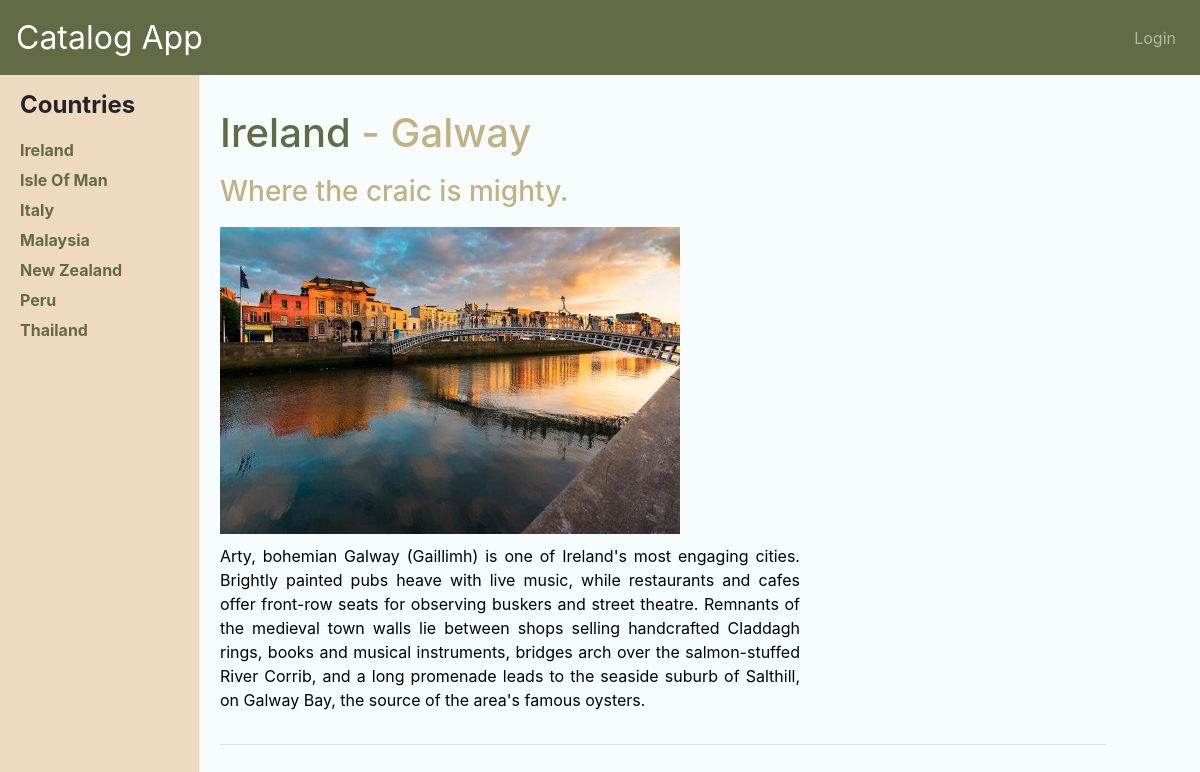
Screenshot of /countries/Ireland/highlights/Galway/description with the database file from the repository.
### database_setup.py (models this page shows, shortened)
class Country(Base):
    __tablename__ = 'country'
    id = Column(Integer, primary_key=True)
    name = Column(String(50), nullable=False, unique=True)
    user_id = Column(Integer, ForeignKey('user.id'))
    user = relationship(User)

class Highlight(Base):
    __tablename__ = 'highlight'
    id = Column(Integer, primary_key=True)
    name = Column(String(50), nullable=False, unique=True)
    prologue = Column(String(convert_unicode=True), nullable=False)
    description = Column(String(convert_unicode=True), nullable=False)
    img_url = Column(String(convert_unicode=True), nullable=True)
    country_id = Column(Integer, ForeignKey('country.id'))
    country = relationship(Country)
    user_id = Column(Integer, ForeignKey('user.id'))
    user = relationship(User)

### application.py (the view)
@app.route('/countries/<country_name>/highlights/<highlight_name>/description')
def highlightDescription(country_name, highlight_name):
    country = session.query(Country).filter_by(name=country_name).first()
    if country is None:
        return error('Unable to find Country "%s" in database.' % country_name)
    highlight = session.query(Highlight).filter_by(country_id=country.id,
                                                   name=highlight_name).first()
    if highlight is not None:
        countries = session.query(Country).order_by(Country.name).all()
        return render_template('highlightDescription.html',
                               countries=countries, highlight=highlight,
                               country=country)
    else:
        return error('Unable to find entry in database.')

### templates/highlightDescription.html (shortened to what this page needs)
{% extends "countries.html" %}
{% block content %}
<div class='pane'>
	<div class="row">
		<div class="col-sm-12">
			<h1><a href="{{url_for('countryHighlights', country_name=country.name )}}">{{country.name}}</a> - {{highlight.name}}</h1>
		</div>
	</div>
	<div class="row">
		<div class="col-sm-12">
			<h3 class="top-buffer">{{highlight.prologue}}</h3>
		</div>
	</div>
	<div class="row top-buffer">
		<div class="col-sm-12">
			<img class="img-fluid highlight-image" src="{{highlight.img_url}}" alt="Please contact the web developer to add a picture.">
		</div>
	</div>
	<div class="row top-buffer">
		<div class="col-sm-8">
			<p>{{highlight.description}}</p>
		</div>
	</div>
	<hr>
</div>
{% endblock %}

### templates/countries.html (shortened to what this page needs)
﻿<!doctype html>
<html lang="en">
<head>
	<link rel="stylesheet" href="/static/css/bootstrap.css">
	<link rel="stylesheet" href="/static/css/site.css">
</head>
<body>
<div class="container">
	<div class="navbar-wrapper">
		<nav class="navbar navbar-expand-md navbar-dark fixed-top">
			<a class="navbar-brand" href="/">Catalog App</a>
			<ul class="nav navbar-nav ml-auto">
				{% if 'username' not in session %}
				<li class="nav-item">
					<a class="nav-link" href="{{url_for('showLogin')}}">Login</a>
				</li>
				{% else %}
				<li class="nav-item">
					<a class="nav-link" href="{{url_for('disconnect')}}">Logout {{session.username}}</a>
				</li>
				{% endif %}
			</ul>
		</nav>
	</div>
	<div class="sidebar-wrapper">
		<ul class="sidebar-nav">
			<li class="sidebar-brand">Countries	</li>
			{% for country in countries %}
			<li>
				<a href="{{url_for('countryHighlights', country_name=country.name )}}">{{country.name}}</a>
			</li>
			{% endfor %}
		</ul>
	</div>
	<div class="content-wrapper">
		{% block content %}{% endblock %}
	</div>
</div>
</body>
</html>

### static/css/site.css (style rules this page uses)
body { overflow-x: hidden; padding-top: 75px; background-color: #f7fcff; }
a { color: #636b46; }
p { color: #000; text-align: justify; }
.container { margin-left: 0; padding-left: 0; }
.navbar { height: 75px; background-color: #636b46; }
.navbar-brand { font-size: 2em; }
.sidebar-wrapper { position: fixed; height: 100%; width: 200px; top: 75px; bottom: 0; left: 0; z-index: 1; background: #efd9c1; border-right: 1px solid #eee; }
.sidebar-nav { position: relative; margin: 0; padding: 0; list-style: none; font-weight: 700; }
.sidebar-nav>.sidebar-brand { font-size: 1.5em; line-height: 60px; }
.sidebar-nav li { text-indent: 20px; line-height: 30px; display: block; text-decoration: none; }
.content-wrapper { height: 100%; margin-left: 200px; padding: 10px 20px; color: #c0b283; }
.top-buffer { margin-top: 10px; }

### rows the page displays
Country: name "Ireland"
Country: name "Isle Of Man"
Country: name "Italy"
Country: name "Malaysia"
Country: name "New Zealand"
Country: name "Peru"
Country: name "Thailand"
Highlight: name "Galway", prologue "Where the craic is mighty.", img_url (picture), description "Arty, bohemian Galway (Gaillimh) is one of Ireland's most engaging cities. Brightly painted pubs heave with live music, while restaurants and cafes offer front-row seats for observing buskers and street theatre. Remnants of the medieval town walls lie between shops selling handcrafted Claddagh rings, books and musical instruments, bridges arch over the salmon-stuffed River Corrib, and a long promenade leads to the seaside suburb of Salthill, on Galway Bay, the source of the area's famous oysters."
